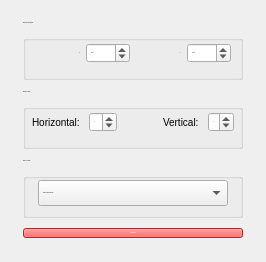
             <widget class="QWidget" name="tabWidgetPage3">
              <attribute name="title">
               <string>Grid</string>
              </attribute>
              <layout class="QVBoxLayout" name="verticalLayout_7">
               <item>
                <widget class="QFrame" name="frame_3">
                 <property name="minimumSize">
                  <size>
                   <width>0</width>
                   <height>240</height>
                  </size>
                 </property>
                 <property name="maximumSize">
                  <size>
                   <width>16777215</width>
                   <height>255</height>
                  </size>
                 </property>
                 <property name="frameShape">
                  <enum>QFrame::NoFrame</enum>
                 </property>
                 <property name="frameShadow">
                  <enum>QFrame::Plain</enum>
                 </property>
                 <property name="lineWidth">
                  <number>0</number>
                 </property>
                 <layout class="QVBoxLayout" name="verticalLayout_19" stretch="1,1,1,2">
                  <property name="spacing">
                   <number>6</number>
                  </property>
                  <property name="sizeConstraint">
                   <enum>QLayout::SetDefaultConstraint</enum>
                  </property>
                  <property name="leftMargin">
                   <number>12</number>
                  </property>
                  <property name="topMargin">
                   <number>6</number>
                  </property>
                  <property name="rightMargin">
                   <number>12</number>
                  </property>
                  <property name="bottomMargin">
                   <number>6</number>
                  </property>
                  <item>
                   <widget class="QGroupBox" name="groupBox_2">
                    <property name="sizePolicy">
                     <sizepolicy hsizetype="Preferred" vsizetype="Preferred">
                      <horstretch>0</horstretch>
                      <verstretch>0</verstretch>
                     </sizepolicy>
                    </property>
                    <property name="minimumSize">
                     <size>
                      <width>0</width>
                      <height>0</height>
                     </size>
                    </property>
                    <property name="maximumSize">
                     <size>
                      <width>16777215</width>
                      <height>59</height>
                     </size>
                    </property>
                    <property name="font">
                     <font>
                      <pointsize>-1</pointsize>
                     </font>
                    </property>
                    <property name="title">
                     <string>Step Size and Direction</string>
                    </property>
                    <property name="flat">
                     <bool>false</bool>
                    </property>
                    <layout class="QHBoxLayout" name="horizontalLayout_4">
                     <property name="spacing">
                      <number>6</number>
                     </property>
                     <property name="topMargin">
                      <number>6</number>
                     </property>
                     <property name="bottomMargin">
                      <number>6</number>
                     </property>
                     <item>
                      <widget class="QLabel" name="label_6">
                       <property name="maximumSize">
                        <size>
                         <width>16777215</width>
                         <height>14</height>
                        </size>
                       </property>
                       <property name="font">
                        <font>
                         <pointsize>-1</pointsize>
                        </font>
                       </property>
                       <property name="text">
                        <string>X:</string>
                       </property>
                       <property name="alignment">
                        <set>Qt::AlignRight|Qt::AlignTrailing|Qt::AlignVCenter</set>
                       </property>
                      </widget>
                     </item>
                     <item>
                      <widget class="QSpinBox" name="Spn_Grid_Step_Size_X">
                       <property name="sizePolicy">
                        <sizepolicy hsizetype="Preferred" vsizetype="Fixed">
                         <horstretch>0</horstretch>
                         <verstretch>0</verstretch>
                        </sizepolicy>
                       </property>
                       <property name="minimumSize">
                        <size>
                         <width>0</width>
                         <height>20</height>
                        </size>
                       </property>
                       <property name="maximumSize">
                        <size>
                         <width>16777215</width>
                         <height>20</height>
                        </size>
                       </property>
                       <property name="suffix">
                        <string> µm</string>
                       </property>
                       <property name="minimum">
                        <number>-9999</number>
                       </property>
                       <property name="maximum">
                        <number>9999</number>
                       </property>
                       <property name="value">
                        <number>20</number>
                       </property>
                      </widget>
                     </item>
                     <item>
                      <widget class="QLabel" name="label_7">
                       <property name="maximumSize">
                        <size>
                         <width>16777215</width>
                         <height>14</height>
                        </size>
                       </property>
                       <property name="font">
                        <font>
                         <pointsize>-1</pointsize>
                        </font>
                       </property>
                       <property name="text">
                        <string>Y: </string>
                       </property>
                       <property name="alignment">
                        <set>Qt::AlignRight|Qt::AlignTrailing|Qt::AlignVCenter</set>
                       </property>
                      </widget>
                     </item>
                     <item>
                      <widget class="QSpinBox" name="Spn_Grid_Step_Size_Y">
                       <property name="sizePolicy">
                        <sizepolicy hsizetype="Preferred" vsizetype="Fixed">
                         <horstretch>0</horstretch>
                         <verstretch>0</verstretch>
                        </sizepolicy>
                       </property>
                       <property name="minimumSize">
                        <size>
                         <width>0</width>
                         <height>20</height>
                        </size>
                       </property>
                       <property name="maximumSize">
                        <size>
                         <width>16777215</width>
                         <height>20</height>
                        </size>
                       </property>
                       <property name="suffix">
                        <string> µm</string>
                       </property>
                       <property name="minimum">
                        <number>-9999</number>
                       </property>
                       <property name="maximum">
                        <number>9999</number>
                       </property>
                       <property name="value">
                        <number>-20</number>
                       </property>
                      </widget>
                     </item>
                    </layout>
                   </widget>
                  </item>
                  <item>
                   <widget class="QGroupBox" name="groupBox_6">
                    <property name="sizePolicy">
                     <sizepolicy hsizetype="Preferred" vsizetype="Preferred">
                      <horstretch>0</horstretch>
                      <verstretch>0</verstretch>
                     </sizepolicy>
                    </property>
                    <property name="minimumSize">
                     <size>
                      <width>0</width>
                      <height>50</height>
                     </size>
                    </property>
                    <property name="maximumSize">
                     <size>
                      <width>16777215</width>
                      <height>59</height>
                     </size>
                    </property>
                    <property name="font">
                     <font>
                      <pointsize>-1</pointsize>
                     </font>
                    </property>
                    <property name="styleSheet">
                     <string notr="true"/>
                    </property>
                    <property name="title">
                     <string>Number of Spots</string>
                    </property>
                    <property name="flat">
                     <bool>false</bool>
                    </property>
                    <layout class="QHBoxLayout" name="horizontalLayout">
                     <property name="spacing">
                      <number>6</number>
                     </property>
                     <property name="leftMargin">
                      <number>6</number>
                     </property>
                     <property name="topMargin">
                      <number>6</number>
                     </property>
                     <property name="rightMargin">
                      <number>6</number>
                     </property>
                     <property name="bottomMargin">
                      <number>6</number>
                     </property>
                     <item>
                      <widget class="QLabel" name="label_9">
                       <property name="maximumSize">
                        <size>
                         <width>16777215</width>
                         <height>14</height>
                        </size>
                       </property>
                       <property name="font">
                        <font>
                         <pointsize>-1</pointsize>
                        </font>
                       </property>
                       <property name="styleSheet">
                        <string notr="true">font-size: 10px;</string>
                       </property>
                       <property name="text">
                        <string>Horizontal: </string>
                       </property>
                      </widget>
                     </item>
                     <item>
                      <widget class="QSpinBox" name="Spn_Grid_N_Point_X">
                       <property name="sizePolicy">
                        <sizepolicy hsizetype="Preferred" vsizetype="Fixed">
                         <horstretch>0</horstretch>
                         <verstretch>0</verstretch>
                        </sizepolicy>
                       </property>
                       <property name="minimumSize">
                        <size>
                         <width>0</width>
                         <height>20</height>
                        </size>
                       </property>
                       <property name="maximumSize">
                        <size>
                         <width>42</width>
                         <height>20</height>
                        </size>
                       </property>
                       <property name="minimum">
                        <number>1</number>
                       </property>
                       <property name="maximum">
                        <number>999999</number>
                       </property>
                       <property name="value">
                        <number>5</number>
                       </property>
                      </widget>
                     </item>
                     <item>
                      <spacer name="horizontalSpacer_3">
                       <property name="orientation">
                        <enum>Qt::Horizontal</enum>
                       </property>
                       <property name="sizeHint" stdset="0">
                        <size>
                         <width>40</width>
                         <height>20</height>
                        </size>
                       </property>
                      </spacer>
                     </item>
                     <item>
                      <widget class="QLabel" name="label_8">
                       <property name="maximumSize">
                        <size>
                         <width>16777215</width>
                         <height>14</height>
                        </size>
                       </property>
                       <property name="font">
                        <font>
                         <pointsize>-1</pointsize>
                        </font>
                       </property>
                       <property name="styleSheet">
                        <string notr="true">font-size: 10px;</string>
                       </property>
                       <property name="text">
                        <string>Vertical: </string>
                       </property>
                      </widget>
                     </item>
                     <item>
                      <widget class="QSpinBox" name="Spn_Grid_N_Point_Y">
                       <property name="sizePolicy">
                        <sizepolicy hsizetype="Preferred" vsizetype="Fixed">
                         <horstretch>0</horstretch>
                         <verstretch>0</verstretch>
                        </sizepolicy>
                       </property>
                       <property name="minimumSize">
                        <size>
                         <width>0</width>
                         <height>20</height>
                        </size>
                       </property>
                       <property name="maximumSize">
                        <size>
                         <width>42</width>
                         <height>20</height>
                        </size>
                       </property>
                       <property name="minimum">
                        <number>1</number>
                       </property>
                       <property name="maximum">
                        <number>9999</number>
                       </property>
                       <property name="value">
                        <number>4</number>
                       </property>
                      </widget>
                     </item>
                    </layout>
                   </widget>
                  </item>
                  <item>
                   <widget class="QGroupBox" name="groupBox_11">
                    <property name="maximumSize">
                     <size>
                      <width>16777215</width>
                      <height>59</height>
                     </size>
                    </property>
                    <property name="font">
                     <font>
                      <pointsize>-1</pointsize>
                     </font>
                    </property>
                    <property name="title">
                     <string>Order of Analysis</string>
                    </property>
                    <property name="flat">
                     <bool>false</bool>
                    </property>
                    <layout class="QHBoxLayout" name="horizontalLayout_7">
                     <property name="spacing">
                      <number>0</number>
                     </property>
                     <property name="sizeConstraint">
                      <enum>QLayout::SetDefaultConstraint</enum>
                     </property>
                     <property name="leftMargin">
                      <number>12</number>
                     </property>
                     <property name="topMargin">
                      <number>3</number>
                     </property>
                     <property name="rightMargin">
                      <number>12</number>
                     </property>
                     <property name="bottomMargin">
                      <number>6</number>
                     </property>
                     <item>
                      <widget class="QComboBox" name="Cmb_Grid_Move_Order">
                       <property name="minimumSize">
                        <size>
                         <width>0</width>
                         <height>26</height>
                        </size>
                       </property>
                       <property name="maximumSize">
                        <size>
                         <width>16777215</width>
                         <height>19</height>
                        </size>
                       </property>
                       <property name="font">
                        <font>
                         <pointsize>-1</pointsize>
                        </font>
                       </property>
                       <property name="currentIndex">
                        <number>1</number>
                       </property>
                       <property name="maxVisibleItems">
                        <number>4</number>
                       </property>
                       <item>
                        <property name="text">
                         <string>Horizontal, then Vertical</string>
                        </property>
                       </item>
                       <item>
                        <property name="text">
                         <string>Vertical, then Horizontal</string>
                        </property>
                       </item>
                      </widget>
                     </item>
                    </layout>
                   </widget>
                  </item>
                  <item>
                   <widget class="QPushButton" name="Btn_Grid_Add_Points">
                    <property name="maximumSize">
                     <size>
                      <width>16777215</width>
                      <height>16777215</height>
                     </size>
                    </property>
                    <property name="font">
                     <font>
                      <pointsize>-1</pointsize>
                      <weight>75</weight>
                      <bold>true</bold>
                     </font>
                    </property>
                    <property name="autoFillBackground">
                     <bool>false</bool>
                    </property>
                    <property name="styleSheet">
                     <string notr="true">background-color: rgb(255, 49, 49);
color: #ffffff;
font-weight: bold;
</string>
                    </property>
                    <property name="text">
                     <string>Add Points</string>
                    </property>
                    <property name="flat">
                     <bool>false</bool>
                    </property>
                   </widget>
                  </item>
                 </layout>
                </widget>
               </item>
              </layout>
             </widget>
